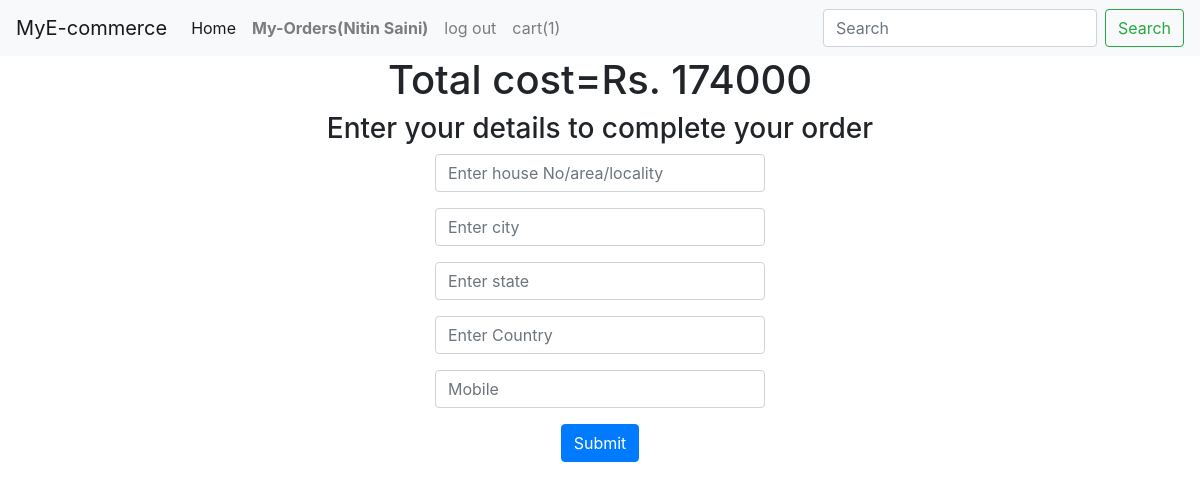
The page /pre_buy (signed in) on the database as committed earlier.
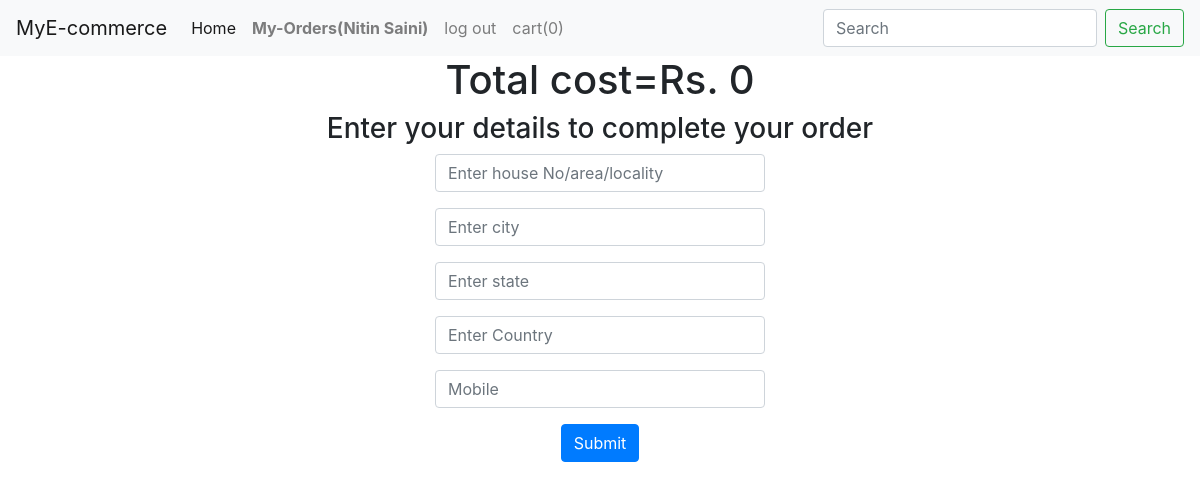
The same page on the database as committed later.
### pro/models.py (models this page shows)
class cart(models.Model):
	name=models.ForeignKey(User,on_delete=models.CASCADE, unique=True)
	cost=models.IntegerField(default=0)
	item=models.ManyToManyField(buyed, null=True, blank=True)
	datetime=models.DateTimeField(auto_now_add=True)

### pro/views.py (the view, shortened to what this page needs)
# urls.py: path('pre_buy',views.pre_buy,name='pre_buy'),
@login_required
def pre_buy(request):
	l = 0
	if(request.user.is_authenticated):
		l=cart.objects.get(name=request.user).item.count()
	c=cart.objects.get(name=request.user)
	return render(request,'pre_buy.html',{'c':c, "l": l})

### templates/pre_buy.html (shortened to what this page needs)
<!doctype html>
<html lang="en">
  <head>
    <link rel="stylesheet" href="https://cdn.jsdelivr.net/npm/bootstrap@4.3.1/dist/css/bootstrap.min.css">
  </head>
  <body>
    <nav class="navbar navbar-expand-lg navbar-light bg-light">
  <a class="navbar-brand" href="/">MyE-commerce</a>
  <div class="collapse navbar-collapse" id="navbarSupportedContent">
    <ul class="navbar-nav mr-auto">
      <li class="nav-item active">
        <a class="nav-link" href="/">Home <span class="sr-only">(current)</span></a>
      </li>
      {% if user.is_authenticated %}
      <li class="nav-item">
        <a class="nav-link font-weight-bold" href="/account">My-Orders({{user.first_name}})</a>
      </li>
      <li class="nav-item dropdown">
        <a class="nav-link" href="/log_out">log out</a>
      </li>
      <li class="nav-item dropdown">
        <a class="nav-link" href="my_cart">cart({{l}})</a>
      </li>
      {% endif %}
    </ul>
    <form action="search_name" class="form-inline my-2 my-lg-0">
      <input name="search" class="form-control mr-sm-2" type="search" placeholder="Search" aria-label="Search">
      <button class="btn btn-outline-success my-2 my-sm-0" type="submit">Search</button>
    </form>
  </div>
</nav>
    <div style="text-align: center;">
		<h1>Total cost=Rs. {{c.cost}}</h1>
		<h3>Enter your details to complete your order</h3>
    <div class="container" style="width: 30%;">
		<form method="post">
      <div class="form-group">
        <input type="text" name="address" class="form-control" aria-describedby="emailHelp" placeholder="Enter house No/area/locality" required>
      </div>
      <div class="form-group">
        <input type="text" name="city" class="form-control" aria-describedby="emailHelp" placeholder="Enter city" required>
      </div>
      <div class="form-group">
        <input type="text" name="state" class="form-control" aria-describedby="emailHelp" placeholder="Enter state" required>
      </div>
      <div class="form-group">
        <input type="text" name="country" class="form-control" aria-describedby="emailHelp" placeholder="Enter Country" required>
      </div>
      <div class="form-group">
        <input type="tel" name="mobile" class="form-control" aria-describedby="emailHelp" placeholder="Mobile" required pattern="[0-9]{10}">
      </div>
			<input type="submit" class="btn btn-primary" name="submit">
		</form>
    </div>
	</div>
  </body>
</html>

Rows that differ between the two databases and show on the page:
changed cart: cost "174000" → "0"
Other text that changed with them:
{{ l }}: "1" → "0"
